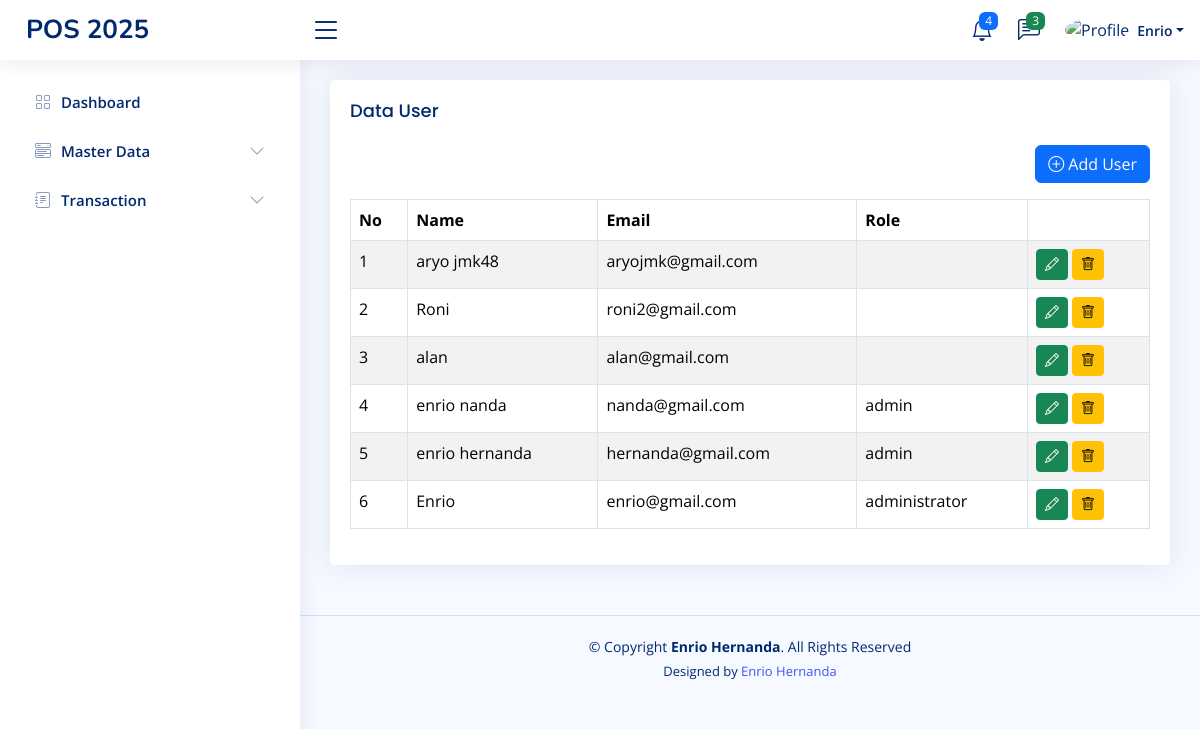
Before: /home.php?page=user (signed in) with the older database file.
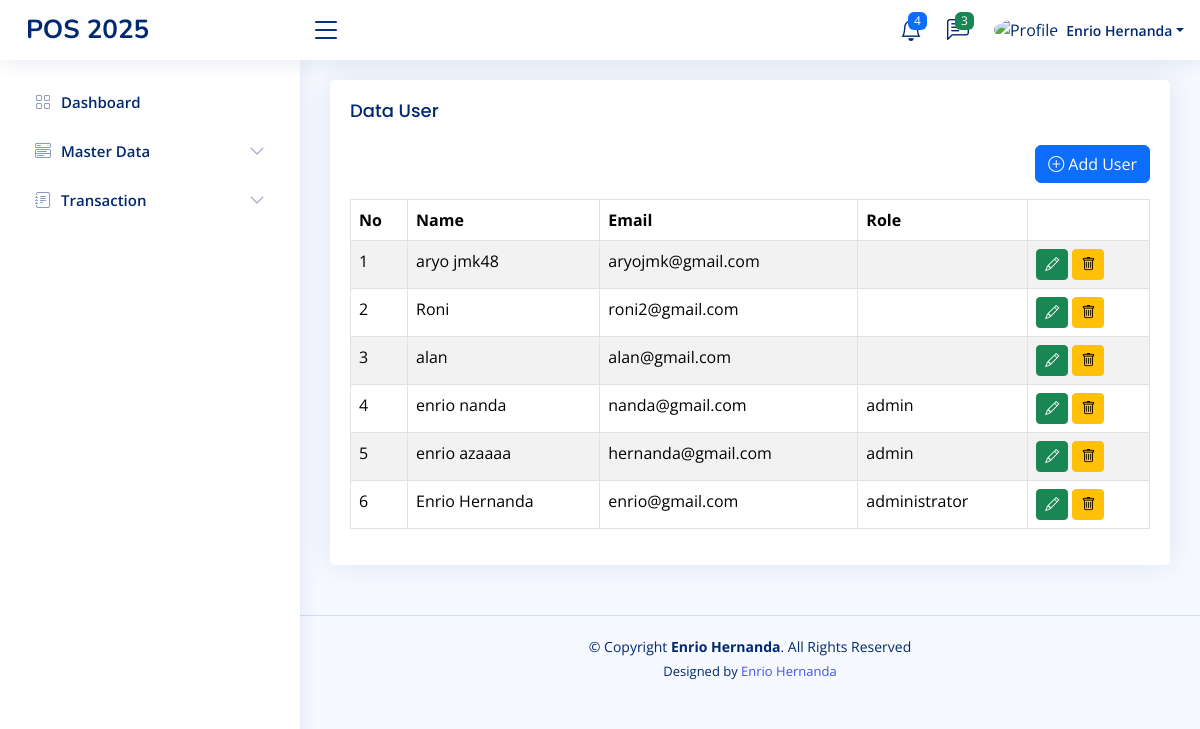
After: the same page with the newer database file.
### tables this page shows
CREATE TABLE `users` (
  `id` int(11) NOT NULL,
  `name` varchar(100) DEFAULT NULL,
  `email` varchar(100) DEFAULT NULL,
  `password` varchar(100) DEFAULT NULL,
  `created_at` timestamp NOT NULL DEFAULT current_timestamp(),
  `updated_at` timestamp NOT NULL DEFAULT current_timestamp() ON UPDATE current_timestamp(),
  `role_id` int(11) DEFAULT NULL,
  `deleted_at` datetime DEFAULT NULL
);

CREATE TABLE `roles` (
  `id` int(11) NOT NULL,
  `name` varchar(30) DEFAULT NULL,
  `created_at` timestamp NOT NULL DEFAULT current_timestamp(),
  `updated_at` timestamp NOT NULL DEFAULT current_timestamp() ON UPDATE current_timestamp()
);

### pages/user.php (the view, shortened to what this page needs)
<?php
require_once "config/koneksi.php";
$query = mysqli_query($koneksi, "SELECT r.name AS role_name, u.* FROM users u LEFT JOIN roles r ON r.id = u.role_id WHERE deleted_at IS NULL ORDER BY u.id DESC");
$users = mysqli_fetch_all($query, MYSQLI_ASSOC);
?>
<div class="row">
    <div class="col-sm-12">
        <div class="card">
            <div class="card-body">
                <h3 class="card-title">Data User</h3>
                <div class="mb-3" align="right">
                    <a href="?page=tambah-user" class="btn btn-primary">
                        <i class="bi bi-plus-circle"></i> Add User
                    </a>
                </div>
                <table class="table table-bordered table-striped">
                    <thead>
                        <tr>
                            <th>No</th>
                            <th>Name</th>
                            <th>Email</th>
                            <th>Role</th>
                            <th></th>
                        </tr>
                    </thead>
                    <tbody>
                        <?php foreach ($users as $key => $value): ?>
                            <tr>
                                <td><?php echo $key += 1 ?></td>
                                <td><?php echo $value['name'] ?></td>
                                <td><?php echo $value['email'] ?></td>
                                <td><?php echo $value['role_name'] ?></td>
                                <td>
                                    <a class="btn btn-success btn-sm"
                                        href="tambah-user.php?edit=<?php echo $value['id'] ?>">
                                        <i class="bi bi-pencil"></i>
                                    </a>
                                    <a class="btn btn-warning btn-sm"
                                        onclick="return confirm('Apakah anda yakin akan menghapus data ini?')"
                                        href="user.php?delete=<?php echo $value['id'] ?>">
                                        <i class="bi bi-trash"></i>
                                    </a>
                                </td>
                            </tr>
                        <?php endforeach ?>
                    </tbody>
                </table>
            </div>
        </div>
    </div>
</div>

### inc/header.php (shortened to what this page needs)
<header id="header" class="header fixed-top d-flex align-items-center">
    <div class="d-flex align-items-center justify-content-between">
        <a href="?page=dashboard" class="logo d-flex align-items-center">
            <span class="d-none d-lg-block">POS 2025</span>
        </a>
        <i class="bi bi-list toggle-sidebar-btn"></i>
    </div>
    <nav class="header-nav ms-auto">
        <ul class="d-flex align-items-center">
            <li class="nav-item dropdown">
                <a class="nav-link nav-icon" href="#" data-bs-toggle="dropdown">
                    <i class="bi bi-bell"></i>
                    <span class="badge bg-primary badge-number">4</span>
                </a>
            </li>
            <li class="nav-item dropdown">
                <a class="nav-link nav-icon" href="#" data-bs-toggle="dropdown">
                    <i class="bi bi-chat-left-text"></i>
                    <span class="badge bg-success badge-number">3</span>
                </a>
            </li>
            <li class="nav-item dropdown pe-3">
                <a class="nav-link nav-profile d-flex align-items-center pe-0" href="#" data-bs-toggle="dropdown">
                    <img src="assets/img/profile-img.jpg" alt="Profile" class="rounded-circle">
                    <span class="d-none d-md-block dropdown-toggle ps-2"><?php echo $_SESSION['NAME'] ?? '' ?></span>
                </a>
            </li>
        </ul>
    </nav>
</header>

Changed rows visible on the page:
changed users "hernanda@gmail.com": name "enrio hernanda" → "enrio azaaaa"
changed users "enrio@gmail.com": name "Enrio" → "Enrio Hernanda"
Other visible differences:
$_SESSION['NAME']: "Enrio" → "Enrio Hernanda"
